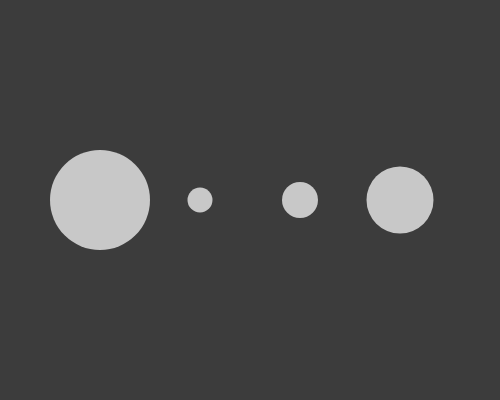
Frame 1 (no input)
Frame 60 (no input): identical to frame 1, image omitted
Frame 120 (the mouse pressed at the canvas centre since frame 60): identical to frame 1, image omitted

The p5.js sketch that drew this single still picture (run headless with seeded random() and noise() and a simulated clock; from frame 60 on, the mouse is pressed at the canvas centre):

// p5.js sketch
// ── sketch.js
var nums = [100,25,36,67];
function setup() {
  createCanvas(500, 400);
}

function draw() {
  background(60);
  fill(200);
  noStroke();
  for (var i =0; i<nums.length;i++){
    ellipse(i*100+100,200,nums[i],nums[i]);
  }
}
